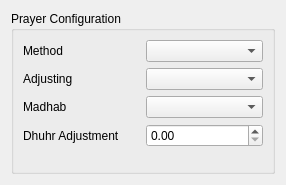
<?xml version="1.0" encoding="UTF-8"?>
<ui version="4.0">
 <class>PrayerTimesEditor</class>
 <widget class="QWidget" name="PrayerTimesEditor">
  <property name="geometry">
   <rect>
    <x>0</x>
    <y>0</y>
    <width>286</width>
    <height>185</height>
   </rect>
  </property>
  <property name="windowTitle">
   <string>Prayer Settings</string>
  </property>
  <layout class="QHBoxLayout" name="horizontalLayout">
   <item>
    <widget class="QGroupBox" name="advancedBox">
     <property name="title">
      <string>Prayer Configuration</string>
     </property>
     <layout class="QGridLayout" name="gridLayout_2">
      <item row="0" column="1">
       <widget class="QComboBox" name="calcMethEdit"/>
      </item>
      <item row="1" column="1">
       <widget class="QComboBox" name="adjMethEdit"/>
      </item>
      <item row="4" column="0">
       <spacer name="verticalSpacer">
        <property name="orientation">
         <enum>Qt::Vertical</enum>
        </property>
        <property name="sizeHint" stdset="0">
         <size>
          <width>20</width>
          <height>40</height>
         </size>
        </property>
       </spacer>
      </item>
      <item row="3" column="0">
       <widget class="QLabel" name="label_9">
        <property name="text">
         <string>Dhuhr Adjustment</string>
        </property>
       </widget>
      </item>
      <item row="2" column="1">
       <widget class="QComboBox" name="asrMethEdit"/>
      </item>
      <item row="0" column="0">
       <widget class="QLabel" name="label_5">
        <property name="text">
         <string>Method</string>
        </property>
       </widget>
      </item>
      <item row="2" column="0">
       <widget class="QLabel" name="label_8">
        <property name="text">
         <string>Madhab</string>
        </property>
       </widget>
      </item>
      <item row="1" column="0">
       <widget class="QLabel" name="label_6">
        <property name="text">
         <string>Adjusting</string>
        </property>
       </widget>
      </item>
      <item row="3" column="1">
       <widget class="QDoubleSpinBox" name="dhurMinutesEdit"/>
      </item>
     </layout>
     <zorder>label_5</zorder>
     <zorder>label_6</zorder>
     <zorder>verticalSpacer</zorder>
     <zorder>calcMethEdit</zorder>
     <zorder>adjMethEdit</zorder>
     <zorder>label_8</zorder>
     <zorder>asrMethEdit</zorder>
     <zorder>label_9</zorder>
     <zorder>dhurMinutesEdit</zorder>
    </widget>
   </item>
  </layout>
 </widget>
 <resources/>
 <connections/>
</ui>
